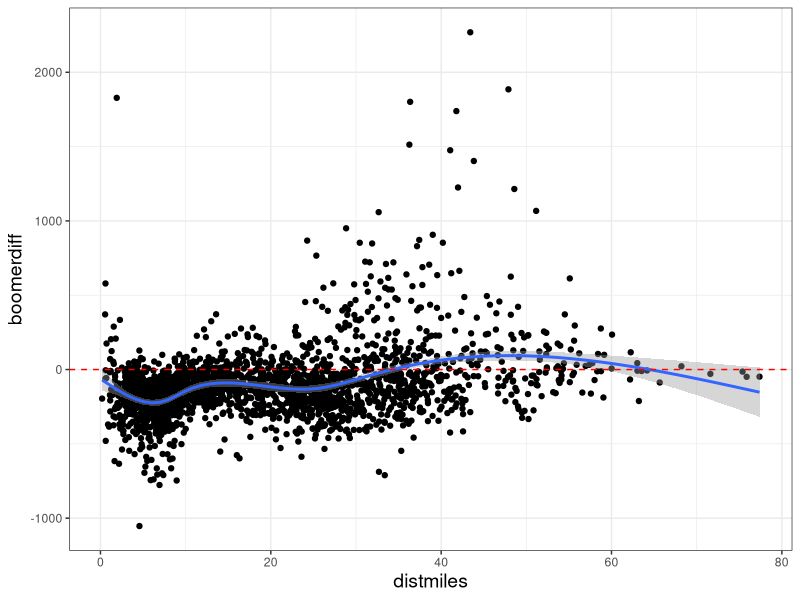
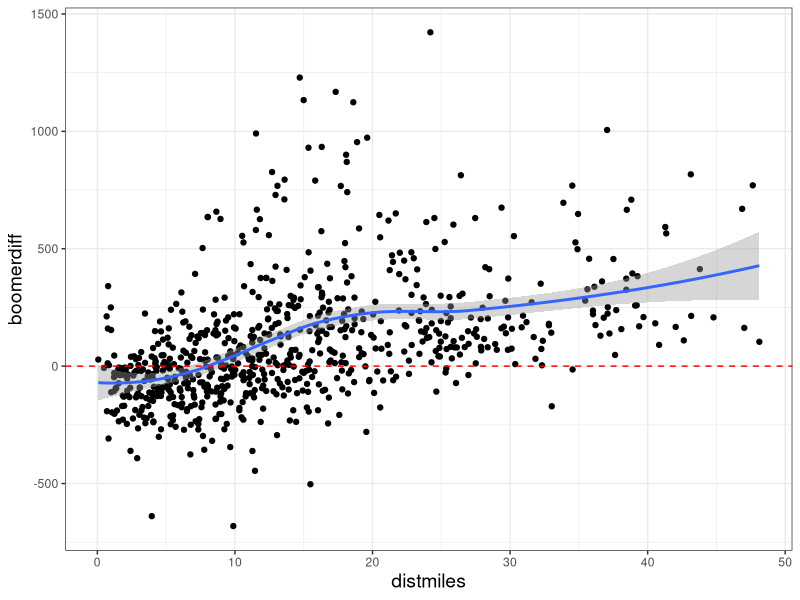

The R script that drew these images, in order:
## Script to produce ggplot2 plots for AAG 2014 ##

library(foreign)
library(ggplot2)
#library(plotly)

dat <- read.dta("boomer_merged.dta")

#api_key <- "igj7twgt9q"

dat.chi <- dat[dat$metroid == 16980,]

sub.chi <- dat.chi[dat.chi$boomergro < 200, ]

# chi.gro <- ggplot(sub.chi, aes(distmiles, boomergro))
# 
# chi.gro + geom_point() + stat_smooth()
# 
# chi.lq <- ggplot(sub.chi, aes(distmiles, lqdiff))
# 
# chi.lq + geom_point() + stat_smooth() + theme_bw()

chi.diff <- ggplot(sub.chi, aes(distmiles, boomerdiff))

cplot <- chi.diff + 
  geom_point() + 
  stat_smooth() + 
  theme_bw() + 
  geom_hline(yintercept = 0, color = "red", linetype = "dashed") + 
  labs(list(y = "Difference in baby boomer population between 2000 and 2010", 
            x = "Distance from city hall (miles)")) + 
  theme(
    axis.title.x = element_text(size = 14), 
    axis.title.y = element_text(size = 14))

ggsave(file = "assets/img/chicago.png", plot = cplot, width = 11.5, height = 8)



dat.tsp <- dat[dat$metroid == 45300,]

sub.tsp <- dat.tsp[dat.tsp$boomergro < 200, ]

# tsp.gro <- ggplot(sub.tsp, aes(distmiles, boomergro))
# 
# tsp.gro + geom_point() + stat_smooth()
# 
# tsp.lq <- ggplot(sub.tsp, aes(distmiles, lqdiff))
# 
# tsp.lq + geom_point() + stat_smooth() + theme_bw()

tsp.diff <- ggplot(dat.tsp, aes(distmiles, boomerdiff))

tplot <- tsp.diff + 
        geom_point() + 
        stat_smooth() + 
        theme_bw() + 
        geom_hline(yintercept = 0, color = "red", linetype = "dashed") + 
        labs(list(y = "Difference in baby boomer population between 2000 and 2010", 
                    x = "Distance from city hall (miles)")) + 
        theme(
          axis.title.x = element_text(size = 14), 
          axis.title.y = element_text(size = 14))

ggsave(file = "assets/img/tampa.png", plot = tplot, width = 11.5, height = 8)


# dat.dc <- dat[dat$metroid == 47900,]
# 
# sub.dc <- dat.dc[dat.dc$boomergro < 200, ]
# 
# dc.diff <- ggplot(dat.dc, aes(distmiles, boomerdiff))
# 
# dcplot <- dc.diff + 
#   geom_point() + 
#   stat_smooth() + 
#   theme_bw() + 
#   geom_hline(yintercept = 0, color = "red", linetype = "dashed") + 
#   labs(list(y = "Difference in baby boomer population between 2000 and 2010", 
#             x = "Distance from city hall (miles)")) + 
#   theme(
#     axis.title.x = element_text(size = 14), 
#     axis.title.y = element_text(size = 14))


# dat.sf <- dat[dat$metroid == 41860,]
# 
# write.csv(dat.sf, "sf.csv")
# 
# sub.sf <- dat.sf[dat.sf$boomergro < 200, ]
# 
# 
# sf.gro <- ggplot(sub.sf, aes(distmiles, boomergro))
# 
# sf.gro + geom_point() + stat_smooth()
# 
# sf.lq <- ggplot(sub.sf, aes(distmiles, lqdiff))
# 
# sf.lq + geom_point() + stat_smooth() + theme_bw()
# 
# sf.diff <- ggplot(sub.sf, aes(boomergro, lqdiff))
# 
# sf.diff + geom_point() + theme_bw()
# 
# 
# dat.dfw <- dat[dat$metroid == 19100,]
# 
# sub.dfw <- dat.dfw[dat.dfw$boomergro < 200, ]
# 
# dfw.gro <- ggplot(sub.dfw, aes(distmiles, boomergro))
# 
# dfw.gro + geom_point() + stat_smooth()
# 
# dfw.lq <- ggplot(sub.dfw, aes(distmiles, lqdiff))
# 
# dfw.lq + geom_point() + stat_smooth() + theme_bw()
# 
# 
# dat.phx <- dat[dat$metroid == 38060,]
# 
# sub.phx <- dat.phx[dat.phx$boomergro < 200, ]
# 
# phx.gro <- ggplot(sub.phx, aes(distmiles, boomergro))
# 
# phx.gro + geom_point() + stat_smooth()
# 
# phx.lq <- ggplot(sub.phx, aes(distmiles, lqdiff))
# 
# phx.lq + geom_point() + stat_smooth() + theme_bw()
# 
# phx.diff <- ggplot(dat.phx, aes(distmiles, boomerdiff))
# 
# phx.diff + geom_point() + stat_smooth() + theme_bw()


